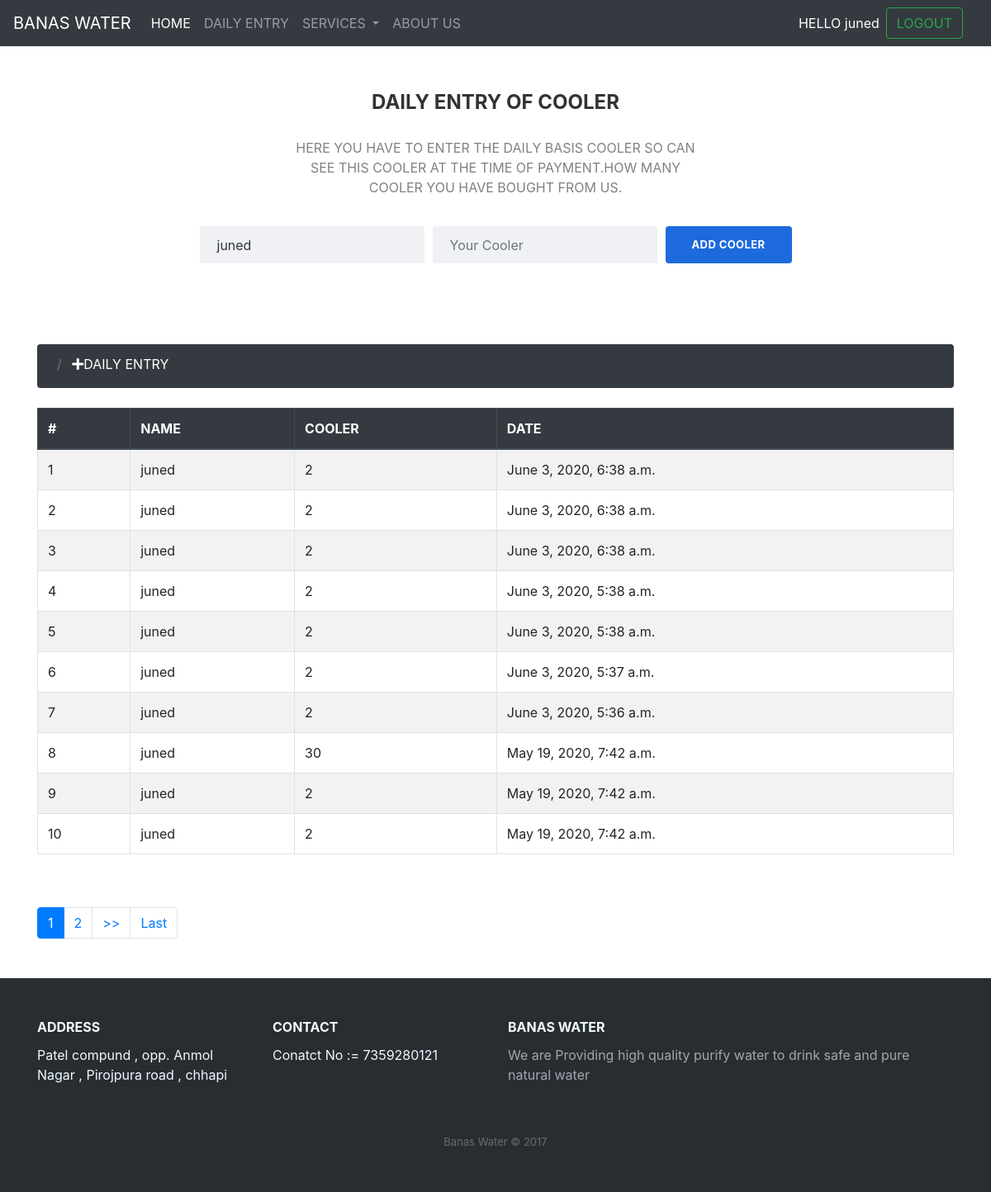
Page /billing/dailyentry/ (signed in) on the committed database.
### banasadmin/models.py (models this page shows)
class DailyEntry(models.Model):
    name = models.CharField(max_length=100)
    cooler = models.IntegerField()
    date_added = models.DateTimeField(auto_now_add=True)

### billing/views.py (the view, shortened to what this page needs)
# urls.py: path('dailyentry/',views.dailyentry,name="dailyentry"),
@login_required(login_url='login')
def dailyentry(request):
    today = datetime.datetime.now()
    first = today.replace(day=1)
    lastmonth = first - datetime.timedelta(days=31)
    lstmonth = lastmonth.strftime("%Y-%m-%d")
    print(lstmonth)
    if User.is_authenticated:
        user = request.user.username
        print(user)
    dailydata = DailyEntry.objects.filter(date_added__gte=lstmonth).filter(name=user).order_by('-id')
    paginator = Paginator(dailydata, 10 , orphans=0)
    is_paginated = True if paginator.num_pages > 1 else False
    page = request.GET.get('page') or 1
    try:
        current_page = paginator.page(page)
    except InvalidPage as e:
        messages.error(request, str(e))
        current_page = paginator.page(1)
    context = {
        'current_page': current_page,
        'is_paginated': is_paginated,
        'paginator': paginator
    }
    return render(request,'billing/dailyentry.html',context)

### billing/templates/billing/dailyentry.html (shortened to what this page needs)
{% extends 'billing/dailyentrypagination.html' %}
{% block addlinktitle %}DAILY ENTRY
{% endblock addlinktitle %}
{% block table_header %}
    <th>#</th>
    <th>NAME</th>
    <th>COOLER</th>
    <th>DATE</th>
{% endblock table_header %}
{% block table_data %}
    <td>{{ current_page.start_index|add:forloop.counter0 }}</td>
    <td>{{a.name}}</td>
    <td>{{a.cooler}}</td>
    <td>{{a.date_added}}</td>
{% endblock table_data %}

### billing/templates/billing/dailyentrypagination.html (shortened to what this page needs)
{% extends 'pages/base.html' %}
{% block content %}
<div class="newsletter-subscribe">
        <div class="container">
            <div class="intro">
                <h2 class="text-center">DAILY ENTRY OF COOLER</h2>
                <p class="text-center">HERE YOU HAVE TO ENTER THE DAILY BASIS COOLER SO CAN SEE THIS COOLER AT THE TIME OF PAYMENT.HOW MANY COOLER YOU HAVE BOUGHT FROM US.<br></p>
            </div>
            <form class="form-inline" method="post">
                <div class="form-group"><input class="form-control" id="name" value={{user.username}} type="text" name="name" placeholder="Your Name" readonly></div>
                <div class="form-group"><input class="form-control" id="cooler" name="cooler" type="text" placeholder="Your Cooler"></div>
                <div class="form-group"><button class="btn btn-primary" type="submit">ADD COOLER</button></div>
            </form>
        </div>
    </div>
<div class="container mt-5">
    <nav aria-label="breadcrumb" class="mb-4 ">
        <ol class="breadcrumb  bg-dark" style="height: 53px;">
          <li class="breadcrumb-item active text-white " aria-current="page">
        <li class="breadcrumb-item active text-white " aria-current="page">
            <a class="text-white" href="{% block addlink %}
            {% endblock addlink %}"><i class="fas fa-plus"></i>{% block addlinktitle %}
            {% endblock addlinktitle %}</a>
        </ol>
      </nav>
      <div class="table-responsive">
    <table class="table table-striped thead-dark table-bordered table">
        <thead class="thead-dark">
          <tr>
{% block table_header %}
{% endblock table_header %}
          </tr>
        </thead>
        <tbody>
            {% for a in current_page %}
          <tr>
{% block table_data %}
{% endblock table_data %}
          </tr>
          {% endfor %}
         </tbody>
      </table>
    </div>
      {% if is_paginated %}
      <nav class="my-5">
        <ul class="pagination ">
          {% for page in paginator.page_range %}
          <li class="page-item {% if page == current_page.number %}active{% endif %}">
            <a class="page-link" href="?page={{ page }}">{{ page }}</a>
          </li>
          {% endfor %}
          {% if current_page.has_next %}
          <li class="page-item"><a class="page-link" href="?page={{ current_page.next_page_number }}">>></a></li>
          <li class="page-item"><a class="page-link" href="?page={{ current_page.paginator.num_pages }}">Last</a></li>
          {% endif %}
        </ul>
      </nav>
  {% endif %}
</div>
{% endblock content %}

### pages/templates/pages/menu.html (shortened to what this page needs)
<nav class="navbar navbar-expand-lg navbar-dark bg-dark ">
  <a class="navbar-brand" href="#">BANAS WATER</a>
  <div class="collapse navbar-collapse" id="navbarSupportedContent">
    <ul class="navbar-nav mr-auto">
      <li class="nav-item active">
        <a class="nav-link" href="/">HOME <span class="sr-only">(current)</span></a>
      </li>
      <li class="nav-item">
        {% if request.user.is_superuser %}
        <a class="nav-link" href="{% url 'dailyentryadmin' %}">DAILY ENTRY</a>
        {% else %}
        <a class="nav-link" href="{% url 'dailyentry' %}">DAILY ENTRY</a>
        {% endif %}
      </li>
      <li class="nav-item dropdown">
        <a class="nav-link dropdown-toggle" href="#" id="navbarDropdown" role="button" data-toggle="dropdown" aria-haspopup="true" aria-expanded="false">
          SERVICES
        </a>
      </li>
       <li class="nav-item">
        <a class="nav-link" href="{% url 'about' %}">ABOUT US</a>
      </li>
    </ul>
    <form class="form-inline my-2 my-lg-0">
    {% if user.is_authenticated %}
    <ul class="navbar-nav mr-auto">
      <li class="nav-item active">
        <a class="nav-link" href="#">HELLO {{user.username}} <span class="sr-only">(current)</span></a>
      </li>
    </ul>
       <button class="btn btn-outline-success my-2 my-sm-0" type="submit" formaction="{% url 'logout' %}">LOGOUT</button>&nbsp;&nbsp;&nbsp;&nbsp;
      {% else %}
      <button class="btn btn-outline-success my-2 my-sm-0" type="submit" formaction="{% url 'login' %}">LOGIN</button>&nbsp;&nbsp;&nbsp;&nbsp;
      <button class="btn btn-outline-success my-2 my-sm-0" type="submit" formaction="{% url 'signup' %}">SIGNUP</button>&nbsp;&nbsp;&nbsp;&nbsp;
      {% endif %}
    </form>
  </div>
</nav>

### static/css/Newsletter-Subscription-Form.css (style rules this page uses)
.newsletter-subscribe { color: #313437; background-color: #fff; padding: 50px 0; }
.newsletter-subscribe p { color: #7d8285; line-height: 1.5; }
.newsletter-subscribe h2 { font-size: 24px; font-weight: bold; margin-bottom: 25px; line-height: 1.5; padding-top: 0; margin-top: 0; color: inherit; }
.newsletter-subscribe .intro { font-size: 16px; max-width: 500px; margin: 0 auto 25px; }
.newsletter-subscribe .intro p { margin-bottom: 35px; }
.newsletter-subscribe form { justify-content: center; }
.newsletter-subscribe form .form-control { background: #eff1f4; border: none; border-radius: 3px; box-shadow: none; outline: none; color: inherit; text-indent: 9px; height: 45px; margin-right: 10px; min-width: 250px; }
.newsletter-subscribe form .btn { padding: 16px 32px; border: none; background: none; box-shadow: none; text-shadow: none; opacity: 0.9; text-transform: uppercase; font-weight: bold; font-size: 13px; letter-spacing: 0.4px; line-height: 1; }
.newsletter-subscribe form .btn-primary { background-color: #055ada !important; color: #fff; outline: none !important; }

### rows in the picture
DailyEntry: start_index|add "1", name "juned", cooler "2", date_added "June 3, 2020, 6:38 a.m."
DailyEntry: start_index|add "2", name "juned", cooler "2", date_added "June 3, 2020, 6:38 a.m."
DailyEntry: start_index|add "3", name "juned", cooler "2", date_added "June 3, 2020, 6:38 a.m."
DailyEntry: start_index|add "4", name "juned", cooler "2", date_added "June 3, 2020, 5:38 a.m."
DailyEntry: start_index|add "5", name "juned", cooler "2", date_added "June 3, 2020, 5:38 a.m."
DailyEntry: start_index|add "6", name "juned", cooler "2", date_added "June 3, 2020, 5:37 a.m."
DailyEntry: start_index|add "7", name "juned", cooler "2", date_added "June 3, 2020, 5:36 a.m."
DailyEntry: start_index|add "8", name "juned", cooler "30", date_added "May 19, 2020, 7:42 a.m."
DailyEntry: start_index|add "9", name "juned", cooler "2", date_added "May 19, 2020, 7:42 a.m."
DailyEntry: start_index|add "10", name "juned", cooler "2", date_added "May 19, 2020, 7:42 a.m."

### other values in the picture
{{ user.username }} "juned"
{{ page }} "1" "2"
